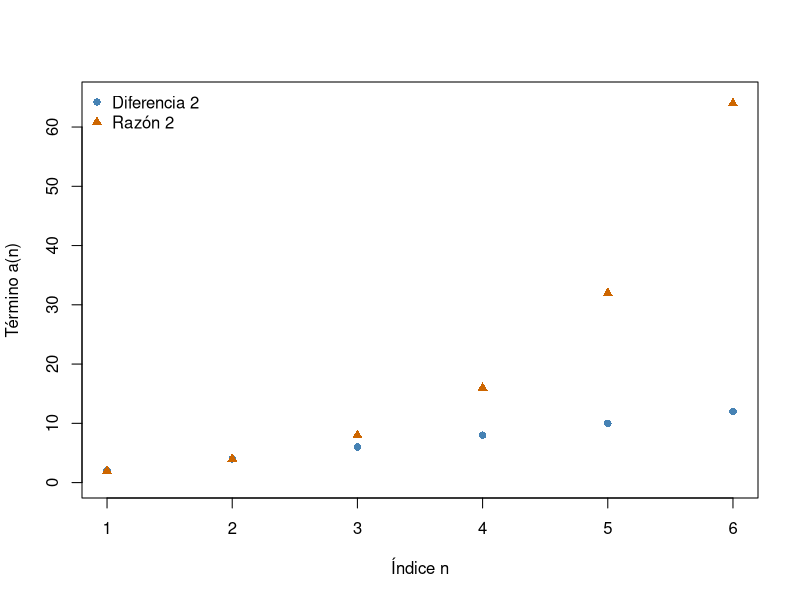

The R script that drew this image:
## ---- chunk 1
#| label: setup-locale-sucesiones-series
#| include: false
if (.Platform[["OS.type"]] == "windows") invisible(Sys.setlocale("LC_CTYPE", ".UTF-8"))
## ---- chunk 2
#| label: fig-progresiones-algebra
#| fig-cap: "Dos sucesiones con primer término 2: una aritmética de diferencia 2 y otra geométrica de razón 2."
#| fig-width: 7
#| fig-height: 4
#| echo: false
#| warning: false
n <- 1:6
plot(n, 2 + (n-1)*2, pch = 16, col = "steelblue", ylim = c(0, 65),
     xlab = "Índice n", ylab = "Término a(n)", xaxt = "n")
axis(1, at = n)
points(n, 2*2^(n-1), pch = 17, col = "darkorange3")
legend("topleft", c("Diferencia 2", "Razón 2"), pch = c(16, 17),
       col = c("steelblue", "darkorange3"), bty = "n")
